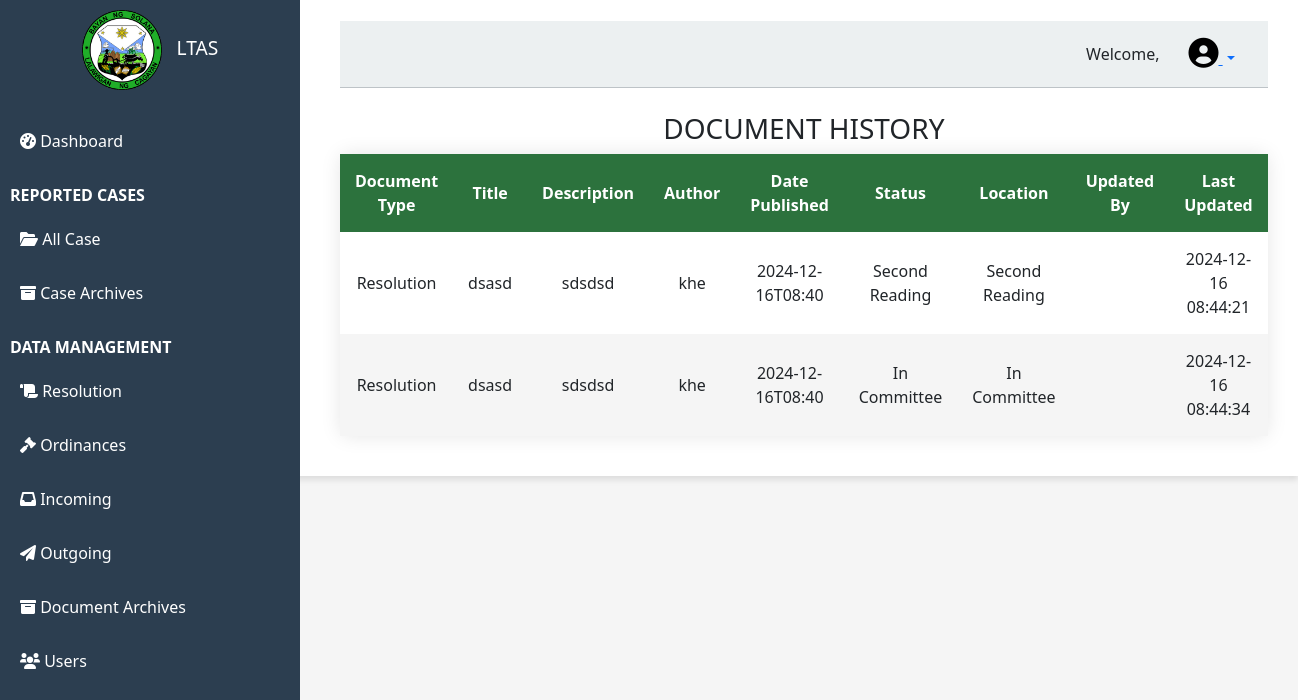
Screenshot of /document_history_admin.php?id=92 with the database file from the repository.
### tables this page shows
CREATE TABLE `documents_history` (
  `id` int(11) NOT NULL,
  `doc_no` varchar(255) DEFAULT NULL,
  `Title` varchar(20) NOT NULL,
  `Description` varchar(50) NOT NULL,
  `Author` varchar(20) NOT NULL,
  `Date Published` varchar(20) NOT NULL,
  `Category` varchar(20) NOT NULL,
  `file_path` varchar(255) DEFAULT NULL,
  `user_id` int(11) DEFAULT NULL,
  `d_status` varchar(50) DEFAULT 'Pending',
  `date_updated` datetime DEFAULT current_timestamp(),
  `doc_id` int(11) DEFAULT NULL
);

### document_history_admin.php (the view, shortened to what this page needs)
<?php
include('config.php');
?>
<!DOCTYPE html>
<html lang="en">
<head>
    <link rel="stylesheet" href="style.css">
    <link rel="stylesheet" href="assets/dataTables.dataTables.css">
<link href="https://cdn.jsdelivr.net/npm/bootstrap@5.3.2/dist/css/bootstrap.min.css" rel="stylesheet">
<link href="https://cdnjs.cloudflare.com/ajax/libs/font-awesome/6.5.0/css/all.min.css" rel="stylesheet">
<script src="https://cdn.jsdelivr.net/npm/bootstrap@5.3.2/dist/js/bootstrap.bundle.min.js"></script></body>
</head>
<body>
    <div class="container">
        <aside class="sidebar">
            <?php include('sidebar.php');?>
            <nav>
                 <?php include('admin_menu.php');?>
            </nav>
        </aside>
        <main  style="margin-left:300px; padding-top: 1px;">
        <header>
    <div class="user-name d-flex align-items-center">
        <span>Welcome, <?php echo $_SESSION['username']; ?></span>
        <div class="dropdown ms-3">
            <button
                class="btn btn-link profile-icon dropdown-toggle"
                id="profile-icon-btn"
                data-bs-toggle="dropdown"
                aria-expanded="false">
                <i class="fa fa-user-circle profile-icon-color"></i>
            </button>
        </div>
    </div>
</header>
            <section class="documents-management">
                <br>
                <div class="document-list">
                    <center><h3>DOCUMENT HISTORY </h3></center>
                    <table id="doc-table">
                    <thead>
                        <tr>
                            <th>Document Type</th>
                            <th>Title</th>
                            <th>Description</th>
                            <th>Author</th>
                            <th>Date Published</th>
                            <th>Status</th>
                            <th>Location</th>
                            <th>Updated By</th>
                            <th>Last Updated</th>
                        </tr>
                    </thead>
                    <tbody>
                    <?php
                    $dic = $_GET['id'];
                    $sql = "SELECT * FROM documents_history WHERE doc_id = $dic";
                    $result = $conn->query($sql);
                    if ($result->num_rows > 0) {
                        while($row2 = $result->fetch_assoc()) {
                                    echo "<tr>";
                                    echo "<td>" . $row2["Category"] . "</td>";
                                    echo "<td>" . $row2["Title"] . "</td>";
                                    echo "<td>" . $row2["Description"] . "</td>";
                                    echo "<td>" . $row2["Author"] . "</td>";
                                    echo "<td>" . $row2["Date Published"] . "</td>";
                                    echo "<td>" . $row2["d_status"] . "</td>";
                                    echo "<td>" . $row2["d_status"] . "</td>";
                                    $usql = "SELECT * FROM users WHERE ID = " . $row2["user_id"];
                                    $uresult = $conn->query($usql);
                                    $urow = $uresult->fetch_assoc();
                                    $user = $urow['Username'];
                                    echo "<td>" . $user . "</td>";
                                    echo "<td>" . $row2["date_updated"] . "</td>";
                                    echo "</tr>";
                                }
                    }
                    ?>
                 </tbody>
                </table>
            </section>
        </main>
        </div>
</body>
</html>

### style.css (style rules this page uses)
*, *:before, *:after { box-sizing: border-box; }
body { padding: 30px; }
body { font-family: Arial, sans-serif; margin: 0; padding: 0; display: flex; }
.container { display: flex; width: 100%; }
.sidebar { width: 200px; background-color: #2C3E50; color: white; padding: 20px; display: flex; flex-direction: column; height: 100vh; }
main { flex: 1; padding: 20px; }
header { display: flex; justify-content: flex-end; padding: 10px 20px; background-color: #ECF0F1; border-bottom: 1px solid #BDC3C7; }
.user-name { font-size: 1em; }
.document-list { flex: 2; }
table { width: 100%; border-collapse: collapse; border-radius: 8px; box-shadow: 0 0 20px rgba(0, 0, 0, 0.1); }
thead { background-color: #2c723d; color: #fff; }
thead th { padding: 15px; text-align: center; }
tbody tr:nth-child(even) { background-color: #f5f5f5; }
tbody td { padding: 15px; text-align: center; }
th, td { border-bottom: 1px solid #ddd; }
th:first-child, td:first-child { border-left: none; }
th:last-child, td:last-child { border-right: none; }
.dropdown { position: relative; display: inline-block; }

### assets/dataTables.dataTables.css (style rules this page uses)
:root { --dt-row-selected: 13, 110, 253; --dt-row-selected-text: 255, 255, 255; --dt-row-selected-link: 9, 10, 11; --dt-row-stripe: 0, 0, 0; --dt-row-hover: 0, 0, 0; --dt-column-ordering: 0, 0, 0; --dt-html-background: white; }

### document_history_admin.php (style rules this page uses)
body { margin: 0; padding: 0; height: 100%; width: 100%; display: flex; flex-direction: column; background-color: #f5f5f5; }
.container { margin: 0 auto; padding: 20px 20px; max-width: 2200px; background-color: #ffffff; box-shadow: 0 4px 6px rgba(0, 0, 0, 0.1); }
.sidebar { height: 100vh; width: 300px; background-color: #2c3e50; color: #ffffff; position: fixed; top: 0; left: 0; overflow-y: auto; padding: 10px; }
.profile-icon-color { color: black; font-size: 30px; }

### rows the page displays
documents_history: Category "Resolution", Title "dsasd", Description "sdsdsd", Author "khe", Date Published "2024-12-16T08:40", d_status "Second Reading", date_updated "2024-12-16 08:44:21"
documents_history: Category "Resolution", Title "dsasd", Description "sdsdsd", Author "khe", Date Published "2024-12-16T08:40", d_status "In Committee", date_updated "2024-12-16 08:44:34"
